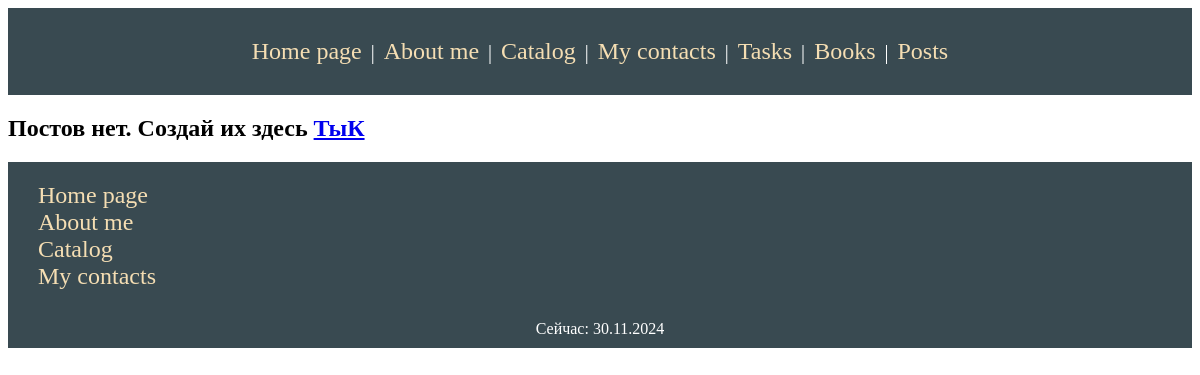
Page /post/ on the earlier database version.
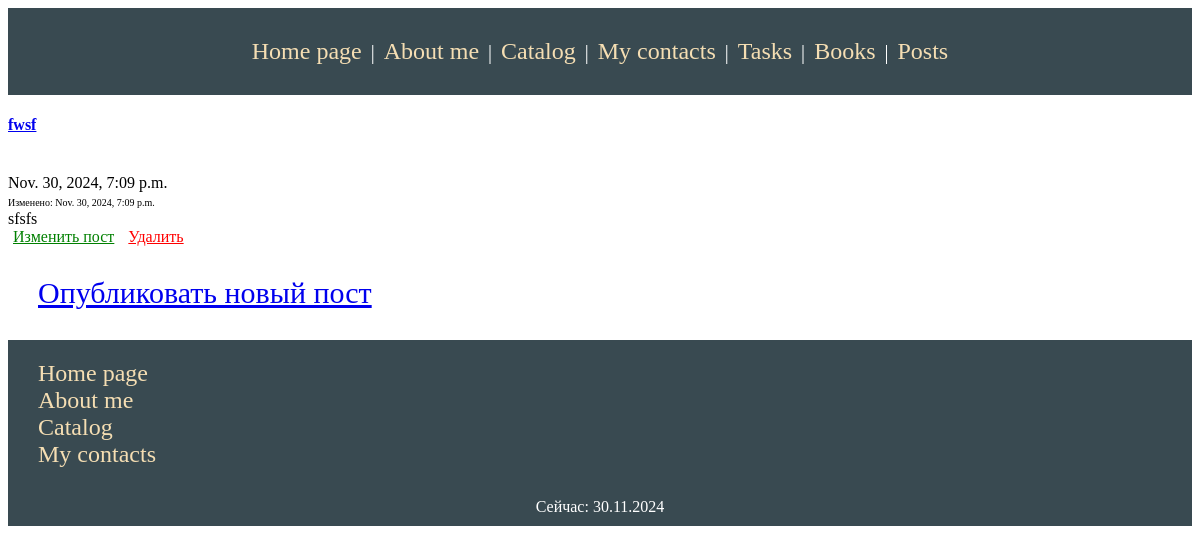
Same page on the later database version.
### block/models/post.py (models this page shows, shortened)
class Post(models.Model):
    title = models.CharField(max_length=200, validators=[MinLengthValidator(5)])
    content = models.TextField(max_length=1024, validators=[MinLengthValidator(5)])
    created_at = models.DateTimeField(auto_now_add=True, help_text='Дата при создании')
    updated_at = models.DateTimeField(auto_now=True, help_text='Дата изменении')

### block/views.py (the view)
# urls.py: path('post/', views.post,  name='post'),
def post(request, id=None):
    if id != None:
        post = Post.objects.filter(id=id)
        post_all = Post.objects.all()
        return render(request, 'Post/posts.html', {'post': post, 'post_all': post_all, 'my_date': datetime.now()})
    else:
        post = Post.objects.all()
        return render(request, 'Post/posts.html', {'post': post, 'my_date': datetime.now()})

### block/templates/Post/posts.html (shortened to what this page needs)
{% extends "base.html" %}
{% block content %}
{% if post.count > 0 %}
<div class="post_blocks">
{% for form in post %}
    <div class="post_block">
        <h4 class="post_block_title">
            {% if post.count == 1 and post_all.count > 1 %}
            {{ form.title }}
            {% else %}
            <a href="{{form.id}}">{{ form.title }}</a>
            {% endif %}
        </h4><br>
        <span class="post_block_data">{{ form.created_at }}</span><br>
        {% if form.updated_at %}
            <span class="post_block_data_small" style="font-size: 10px">Изменено: {{ form.updated_at }}</span><br>
        {% else %}
            <span class="post_block_data_small" style="font-size: 10px">Изменений пока что не было</span><br>
        {% endif %}
        <span class="post_block_text">{{ form.content }}</span><br>
        {% if post.count == 1 and post_all.count > 1%}
            <a style="color: green; padding: 5px" href="edit_post/">Изменить пост</a>
            <a style="color: red; padding: 5px" href="delete_post">Удалить</a>
            {% else %}
            <a style="color: green; padding: 5px" href="{{form.id}}/edit_post">Изменить пост</a>
            <a style="color: red; padding: 5px" href="{{form.id}}/delete_post">Удалить</a>
            {% endif %}
    </div>
{% endfor %}
    <div class="public_post" style="padding: 30px; font-size: 30px"><a href="/post/create_post">Опубликовать новый пост</a></div>
    {% else %}
    <h2>Постов нет. Создай их здесь <a href="create_post/">ТыК</a></h2>
    {% endif %}
</div>
{% endblock content%}

Differences in the rows shown:
added Post: title "fwsf", created_at "Nov. 30, 2024, 7:09 p.m.", updated_at "Nov. 30, 2024, 7:09 p.m.", content "sfsfs"
Other differences:
text no longer shown: "Постов нет. Создай их здесь ТыК"
text now shown: "Опубликовать новый пост"
